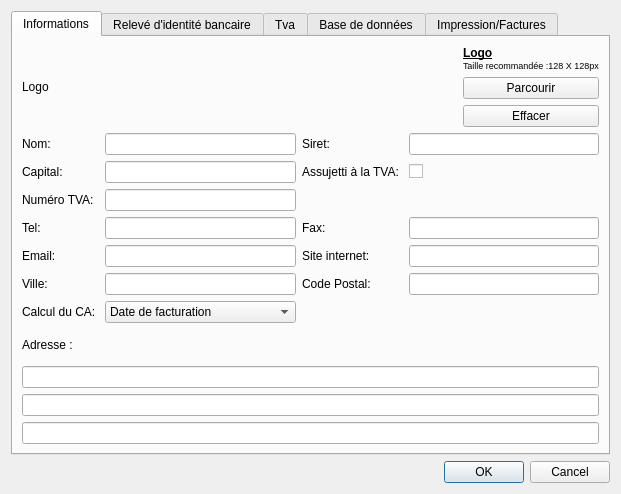
<?xml version="1.0" encoding="UTF-8"?>
<ui version="4.0">
 <class>DialogSettings</class>
 <widget class="QDialog" name="DialogSettings">
  <property name="geometry">
   <rect>
    <x>0</x>
    <y>0</y>
    <width>621</width>
    <height>494</height>
   </rect>
  </property>
  <property name="minimumSize">
   <size>
    <width>500</width>
    <height>0</height>
   </size>
  </property>
  <property name="windowTitle">
   <string>Configuration</string>
  </property>
  <property name="windowIcon">
   <iconset resource="../ressources.qrc">
    <normaloff>:/app/preference</normaloff>:/app/preference</iconset>
  </property>
  <layout class="QVBoxLayout" name="verticalLayout">
   <item>
    <layout class="QHBoxLayout" name="horizontalLayout">
     <item>
      <widget class="QTabWidget" name="tabWidget">
       <property name="currentIndex">
        <number>0</number>
       </property>
       <property name="iconSize">
        <size>
         <width>16</width>
         <height>24</height>
        </size>
       </property>
       <widget class="QWidget" name="tab_compagny">
        <attribute name="icon">
         <iconset resource="../ressources.qrc">
          <normaloff>:/app/compagny</normaloff>:/app/compagny</iconset>
        </attribute>
        <attribute name="title">
         <string>Informations</string>
        </attribute>
        <layout class="QHBoxLayout" name="horizontalLayout_2">
         <item>
          <layout class="QVBoxLayout" name="verticalLayout_4">
           <item>
            <layout class="QHBoxLayout" name="horizontalLayout_3">
             <item>
              <widget class="QLabel" name="label_logo">
               <property name="text">
                <string>Logo</string>
               </property>
              </widget>
             </item>
             <item>
              <spacer name="horizontalSpacer">
               <property name="orientation">
                <enum>Qt::Horizontal</enum>
               </property>
               <property name="sizeHint" stdset="0">
                <size>
                 <width>40</width>
                 <height>20</height>
                </size>
               </property>
              </spacer>
             </item>
             <item>
              <layout class="QVBoxLayout" name="verticalLayout_5">
               <item>
                <widget class="QLabel" name="label_15">
                 <property name="text">
                  <string>&lt;!DOCTYPE HTML PUBLIC &quot;-//W3C//DTD HTML 4.0//EN&quot; &quot;http://www.w3.org/TR/REC-html40/strict.dtd&quot;&gt;
&lt;html&gt;&lt;head&gt;&lt;meta name=&quot;qrichtext&quot; content=&quot;1&quot; /&gt;&lt;style type=&quot;text/css&quot;&gt;
p, li { white-space: pre-wrap; }
&lt;/style&gt;&lt;/head&gt;&lt;body style=&quot; font-family:'MS Shell Dlg 2'; font-size:8pt; font-weight:400; font-style:normal;&quot;&gt;
&lt;p style=&quot; margin-top:0px; margin-bottom:0px; margin-left:0px; margin-right:0px; -qt-block-indent:0; text-indent:0px;&quot;&gt;&lt;span style=&quot; font-family:'Ubuntu'; font-size:9pt; font-weight:600; text-decoration: underline;&quot;&gt;Logo&lt;/span&gt;&lt;/p&gt;
&lt;p style=&quot; margin-top:0px; margin-bottom:0px; margin-left:0px; margin-right:0px; -qt-block-indent:0; text-indent:0px;&quot;&gt;&lt;span style=&quot; font-family:'Ubuntu'; font-size:7pt;&quot;&gt;Taille recommandée :128 X 128px&lt;/span&gt;&lt;/p&gt;&lt;/body&gt;&lt;/html&gt;</string>
                 </property>
                </widget>
               </item>
               <item>
                <widget class="QPushButton" name="pushButton_Logo">
                 <property name="text">
                  <string>Parcourir</string>
                 </property>
                </widget>
               </item>
               <item>
                <widget class="QPushButton" name="pushButton_ClearImage">
                 <property name="text">
                  <string>Effacer</string>
                 </property>
                </widget>
               </item>
              </layout>
             </item>
            </layout>
           </item>
           <item>
            <layout class="QGridLayout" name="gridLayout_2" rowstretch="0,0,0,0,0,0,0">
             <item row="1" column="2">
              <widget class="QLabel" name="label_17">
               <property name="text">
                <string>Assujetti à la TVA: </string>
               </property>
              </widget>
             </item>
             <item row="0" column="0">
              <widget class="QLabel" name="label_7">
               <property name="text">
                <string>Nom: </string>
               </property>
              </widget>
             </item>
             <item row="1" column="3">
              <widget class="QCheckBox" name="checkBox_TAX">
               <property name="enabled">
                <bool>true</bool>
               </property>
               <property name="text">
                <string/>
               </property>
              </widget>
             </item>
             <item row="3" column="1">
              <widget class="QLineEdit" name="lineEdit_sPhone">
               <property name="maxLength">
                <number>24</number>
               </property>
               <property name="clearButtonEnabled">
                <bool>true</bool>
               </property>
              </widget>
             </item>
             <item row="0" column="2">
              <widget class="QLabel" name="label_6">
               <property name="text">
                <string>Siret: </string>
               </property>
              </widget>
             </item>
             <item row="0" column="1">
              <widget class="QLineEdit" name="lineEdit_sName">
               <property name="maxLength">
                <number>64</number>
               </property>
               <property name="clearButtonEnabled">
                <bool>true</bool>
               </property>
              </widget>
             </item>
             <item row="4" column="2">
              <widget class="QLabel" name="label_14">
               <property name="text">
                <string>Site internet: </string>
               </property>
              </widget>
             </item>
             <item row="1" column="0">
              <widget class="QLabel" name="label_16">
               <property name="text">
                <string>Capital: </string>
               </property>
              </widget>
             </item>
             <item row="0" column="3">
              <widget class="QLineEdit" name="lineEdit_sNum">
               <property name="maxLength">
                <number>64</number>
               </property>
               <property name="clearButtonEnabled">
                <bool>true</bool>
               </property>
              </widget>
             </item>
             <item row="1" column="1">
              <widget class="QLineEdit" name="lineEdit_sCapital">
               <property name="clearButtonEnabled">
                <bool>true</bool>
               </property>
              </widget>
             </item>
             <item row="3" column="0">
              <widget class="QLabel" name="label_9">
               <property name="text">
                <string>Tel: </string>
               </property>
              </widget>
             </item>
             <item row="3" column="2">
              <widget class="QLabel" name="label_12">
               <property name="text">
                <string>Fax: </string>
               </property>
              </widget>
             </item>
             <item row="4" column="0">
              <widget class="QLabel" name="label_13">
               <property name="text">
                <string>Email: </string>
               </property>
              </widget>
             </item>
             <item row="4" column="1">
              <widget class="QLineEdit" name="lineEdit_sEmail">
               <property name="maxLength">
                <number>128</number>
               </property>
               <property name="clearButtonEnabled">
                <bool>true</bool>
               </property>
              </widget>
             </item>
             <item row="5" column="0">
              <widget class="QLabel" name="label_8">
               <property name="text">
                <string>Ville: </string>
               </property>
              </widget>
             </item>
             <item row="4" column="3">
              <widget class="QLineEdit" name="lineEdit_sWebSite">
               <property name="maxLength">
                <number>256</number>
               </property>
               <property name="clearButtonEnabled">
                <bool>true</bool>
               </property>
              </widget>
             </item>
             <item row="5" column="1">
              <widget class="QLineEdit" name="lineEdit_sCity">
               <property name="maxLength">
                <number>64</number>
               </property>
               <property name="clearButtonEnabled">
                <bool>true</bool>
               </property>
              </widget>
             </item>
             <item row="5" column="3">
              <widget class="QLineEdit" name="lineEdit_sZipCode">
               <property name="maxLength">
                <number>10</number>
               </property>
               <property name="clearButtonEnabled">
                <bool>true</bool>
               </property>
              </widget>
             </item>
             <item row="6" column="0">
              <widget class="QLabel" name="label_27">
               <property name="text">
                <string>Calcul du CA: </string>
               </property>
              </widget>
             </item>
             <item row="6" column="1">
              <widget class="QComboBox" name="comboBox_CA">
               <item>
                <property name="text">
                 <string>Date de facturation</string>
                </property>
               </item>
               <item>
                <property name="text">
                 <string>Date du règlement</string>
                </property>
               </item>
              </widget>
             </item>
             <item row="5" column="2">
              <widget class="QLabel" name="label_11">
               <property name="text">
                <string>Code Postal: </string>
               </property>
              </widget>
             </item>
             <item row="3" column="3">
              <widget class="QLineEdit" name="lineEdit_sFax">
               <property name="maxLength">
                <number>24</number>
               </property>
               <property name="clearButtonEnabled">
                <bool>true</bool>
               </property>
              </widget>
             </item>
             <item row="2" column="1">
              <widget class="QLineEdit" name="lineEdit_numTVA">
               <property name="clearButtonEnabled">
                <bool>true</bool>
               </property>
              </widget>
             </item>
             <item row="2" column="0">
              <widget class="QLabel" name="label_28">
               <property name="text">
                <string>Numéro TVA:</string>
               </property>
              </widget>
             </item>
            </layout>
           </item>
           <item>
            <widget class="QLabel" name="label_10">
             <property name="text">
              <string>Adresse :</string>
             </property>
            </widget>
           </item>
           <item>
            <widget class="QLineEdit" name="lineEdit_sAdd1">
             <property name="maxLength">
              <number>128</number>
             </property>
             <property name="clearButtonEnabled">
              <bool>true</bool>
             </property>
            </widget>
           </item>
           <item>
            <widget class="QLineEdit" name="lineEdit_sAdd2">
             <property name="maxLength">
              <number>128</number>
             </property>
             <property name="clearButtonEnabled">
              <bool>true</bool>
             </property>
            </widget>
           </item>
           <item>
            <widget class="QLineEdit" name="lineEdit_sAdd3">
             <property name="maxLength">
              <number>128</number>
             </property>
             <property name="clearButtonEnabled">
              <bool>true</bool>
             </property>
            </widget>
           </item>
          </layout>
         </item>
        </layout>
       </widget>
       <widget class="QWidget" name="tab_bank">
        <attribute name="icon">
         <iconset resource="../ressources.qrc">
          <normaloff>:/app/revenue</normaloff>:/app/revenue</iconset>
        </attribute>
        <attribute name="title">
         <string>Relevé d'identité bancaire</string>
        </attribute>
        <layout class="QVBoxLayout" name="verticalLayout_7">
         <item>
          <layout class="QVBoxLayout" name="verticalLayout_6">
           <item>
            <layout class="QGridLayout" name="gridLayout_3">
             <item row="0" column="0">
              <widget class="QLabel" name="label_19">
               <property name="text">
                <string>Code Banque :</string>
               </property>
              </widget>
             </item>
             <item row="2" column="0">
              <widget class="QLabel" name="label_20">
               <property name="text">
                <string>Code Guichet :</string>
               </property>
              </widget>
             </item>
             <item row="2" column="1">
              <widget class="QLineEdit" name="lineEdit_codeGuichet">
               <property name="maxLength">
                <number>5</number>
               </property>
               <property name="alignment">
                <set>Qt::AlignCenter</set>
               </property>
               <property name="clearButtonEnabled">
                <bool>true</bool>
               </property>
              </widget>
             </item>
             <item row="1" column="0">
              <widget class="QLabel" name="label_21">
               <property name="text">
                <string>Numéro de compte :</string>
               </property>
              </widget>
             </item>
             <item row="0" column="1">
              <widget class="QLineEdit" name="lineEdit_codeBanque">
               <property name="maxLength">
                <number>5</number>
               </property>
               <property name="alignment">
                <set>Qt::AlignCenter</set>
               </property>
               <property name="clearButtonEnabled">
                <bool>true</bool>
               </property>
              </widget>
             </item>
             <item row="1" column="1">
              <widget class="QLineEdit" name="lineEdit_numCompte">
               <property name="maxLength">
                <number>11</number>
               </property>
               <property name="alignment">
                <set>Qt::AlignCenter</set>
               </property>
               <property name="clearButtonEnabled">
                <bool>true</bool>
               </property>
              </widget>
             </item>
             <item row="3" column="0">
              <widget class="QLabel" name="label_22">
               <property name="text">
                <string>Clé RIB :</string>
               </property>
              </widget>
             </item>
             <item row="3" column="1">
              <widget class="QLineEdit" name="lineEdit_keyRIB">
               <property name="maxLength">
                <number>2</number>
               </property>
               <property name="alignment">
                <set>Qt::AlignCenter</set>
               </property>
               <property name="clearButtonEnabled">
                <bool>true</bool>
               </property>
              </widget>
             </item>
             <item row="4" column="0">
              <widget class="QLabel" name="label_23">
               <property name="text">
                <string>Domiciliation :</string>
               </property>
              </widget>
             </item>
             <item row="4" column="1">
              <widget class="QLineEdit" name="lineEdit_Address">
               <property name="maxLength">
                <number>128</number>
               </property>
               <property name="clearButtonEnabled">
                <bool>true</bool>
               </property>
              </widget>
             </item>
            </layout>
           </item>
           <item>
            <layout class="QGridLayout" name="gridLayout_4">
             <item row="0" column="0">
              <widget class="QLabel" name="label_24">
               <property name="text">
                <string>IBAN :</string>
               </property>
              </widget>
             </item>
             <item row="1" column="0">
              <widget class="QLineEdit" name="lineEdit_IBAN1">
               <property name="maxLength">
                <number>4</number>
               </property>
               <property name="alignment">
                <set>Qt::AlignCenter</set>
               </property>
              </widget>
             </item>
             <item row="1" column="1">
              <widget class="QLineEdit" name="lineEdit_IBAN2">
               <property name="maxLength">
                <number>4</number>
               </property>
               <property name="alignment">
                <set>Qt::AlignCenter</set>
               </property>
              </widget>
             </item>
             <item row="1" column="2">
              <widget class="QLineEdit" name="lineEdit_IBAN3">
               <property name="maxLength">
                <number>4</number>
               </property>
               <property name="alignment">
                <set>Qt::AlignCenter</set>
               </property>
              </widget>
             </item>
             <item row="1" column="3">
              <widget class="QLineEdit" name="lineEdit_IBAN4">
               <property name="maxLength">
                <number>4</number>
               </property>
               <property name="alignment">
                <set>Qt::AlignCenter</set>
               </property>
              </widget>
             </item>
             <item row="1" column="5">
              <widget class="QLineEdit" name="lineEdit_IBAN6">
               <property name="maxLength">
                <number>4</number>
               </property>
               <property name="alignment">
                <set>Qt::AlignCenter</set>
               </property>
              </widget>
             </item>
             <item row="1" column="6">
              <widget class="QLineEdit" name="lineEdit_IBAN7">
               <property name="maxLength">
                <number>4</number>
               </property>
               <property name="alignment">
                <set>Qt::AlignCenter</set>
               </property>
              </widget>
             </item>
             <item row="1" column="4">
              <widget class="QLineEdit" name="lineEdit_IBAN5">
               <property name="maxLength">
                <number>4</number>
               </property>
               <property name="alignment">
                <set>Qt::AlignCenter</set>
               </property>
              </widget>
             </item>
             <item row="2" column="1">
              <widget class="QLineEdit" name="lineEdit_IBAN9">
               <property name="maxLength">
                <number>2</number>
               </property>
               <property name="alignment">
                <set>Qt::AlignCenter</set>
               </property>
              </widget>
             </item>
             <item row="2" column="0">
              <widget class="QLineEdit" name="lineEdit_IBAN8">
               <property name="maxLength">
                <number>4</number>
               </property>
               <property name="alignment">
                <set>Qt::AlignCenter</set>
               </property>
              </widget>
             </item>
            </layout>
           </item>
           <item>
            <layout class="QHBoxLayout" name="horizontalLayout_6">
             <item>
              <widget class="QLabel" name="label_25">
               <property name="text">
                <string>BIC :</string>
               </property>
              </widget>
             </item>
             <item>
              <widget class="QLineEdit" name="lineEdit_BIC">
               <property name="maxLength">
                <number>11</number>
               </property>
               <property name="alignment">
                <set>Qt::AlignCenter</set>
               </property>
               <property name="clearButtonEnabled">
                <bool>true</bool>
               </property>
              </widget>
             </item>
             <item>
              <spacer name="horizontalSpacer_4">
               <property name="orientation">
                <enum>Qt::Horizontal</enum>
               </property>
               <property name="sizeHint" stdset="0">
                <size>
                 <width>40</width>
                 <height>20</height>
                </size>
               </property>
              </spacer>
             </item>
            </layout>
           </item>
           <item>
            <spacer name="verticalSpacer_2">
             <property name="orientation">
              <enum>Qt::Vertical</enum>
             </property>
             <property name="sizeHint" stdset="0">
              <size>
               <width>20</width>
               <height>40</height>
              </size>
             </property>
            </spacer>
           </item>
          </layout>
         </item>
        </layout>
       </widget>
       <widget class="QWidget" name="tab_tax">
        <attribute name="title">
         <string>Tva</string>
        </attribute>
        <layout class="QVBoxLayout" name="verticalLayout_10">
         <item>
          <layout class="QVBoxLayout" name="verticalLayout_tax"/>
         </item>
        </layout>
       </widget>
       <widget class="QWidget" name="tab_Database">
        <attribute name="icon">
         <iconset resource="../ressources.qrc">
          <normaloff>:/app/database</normaloff>:/app/database</iconset>
        </attribute>
        <attribute name="title">
         <string>Base de données</string>
        </attribute>
        <layout class="QVBoxLayout" name="verticalLayout_3">
         <item>
          <layout class="QVBoxLayout" name="verticalLayout_2">
           <item>
            <layout class="QGridLayout" name="gridLayout">
             <item row="1" column="0">
              <widget class="QLabel" name="label">
               <property name="text">
                <string>Adresse : </string>
               </property>
              </widget>
             </item>
             <item row="1" column="1">
              <widget class="QLineEdit" name="lineEdit_hostName">
               <property name="clearButtonEnabled">
                <bool>true</bool>
               </property>
              </widget>
             </item>
             <item row="2" column="0">
              <widget class="QLabel" name="label_2">
               <property name="text">
                <string>Port : </string>
               </property>
              </widget>
             </item>
             <item row="2" column="1">
              <widget class="QLineEdit" name="lineEdit_port">
               <property name="clearButtonEnabled">
                <bool>true</bool>
               </property>
              </widget>
             </item>
             <item row="3" column="1">
              <widget class="QLineEdit" name="lineEdit_databaseName">
               <property name="clearButtonEnabled">
                <bool>true</bool>
               </property>
              </widget>
             </item>
             <item row="3" column="0">
              <widget class="QLabel" name="label_3">
               <property name="text">
                <string>Nom de la base : </string>
               </property>
              </widget>
             </item>
             <item row="4" column="0">
              <widget class="QLabel" name="label_4">
               <property name="text">
                <string>Identifiant : </string>
               </property>
              </widget>
             </item>
             <item row="4" column="1">
              <widget class="QLineEdit" name="lineEdit_login">
               <property name="clearButtonEnabled">
                <bool>true</bool>
               </property>
              </widget>
             </item>
             <item row="5" column="0">
              <widget class="QLabel" name="label_5">
               <property name="text">
                <string>Mot de pass : </string>
               </property>
              </widget>
             </item>
             <item row="5" column="1">
              <widget class="QLineEdit" name="lineEdit_password">
               <property name="echoMode">
                <enum>QLineEdit::Password</enum>
               </property>
               <property name="clearButtonEnabled">
                <bool>true</bool>
               </property>
              </widget>
             </item>
             <item row="3" column="2">
              <widget class="QToolButton" name="toolButton_BaseSelect">
               <property name="text">
                <string>...</string>
               </property>
              </widget>
             </item>
             <item row="0" column="0">
              <widget class="QLabel" name="label_26">
               <property name="text">
                <string>Base de données :</string>
               </property>
              </widget>
             </item>
             <item row="0" column="1">
              <widget class="QComboBox" name="comboBox_dbase"/>
             </item>
            </layout>
           </item>
           <item>
            <widget class="QLabel" name="label_db_info">
             <property name="font">
              <font>
               <weight>75</weight>
               <bold>true</bold>
              </font>
             </property>
             <property name="text">
              <string>Informations :</string>
             </property>
            </widget>
           </item>
           <item>
            <layout class="QHBoxLayout" name="horizontalLayout_4">
             <item>
              <widget class="QLabel" name="label_18">
               <property name="text">
                <string>Etat:</string>
               </property>
              </widget>
             </item>
             <item>
              <spacer name="horizontalSpacer_3">
               <property name="orientation">
                <enum>Qt::Horizontal</enum>
               </property>
               <property name="sizeType">
                <enum>QSizePolicy::Fixed</enum>
               </property>
               <property name="sizeHint" stdset="0">
                <size>
                 <width>60</width>
                 <height>20</height>
                </size>
               </property>
              </spacer>
             </item>
             <item>
              <widget class="QLabel" name="label_state">
               <property name="text">
                <string>...</string>
               </property>
              </widget>
             </item>
             <item>
              <spacer name="horizontalSpacer_2">
               <property name="orientation">
                <enum>Qt::Horizontal</enum>
               </property>
               <property name="sizeHint" stdset="0">
                <size>
                 <width>40</width>
                 <height>20</height>
                </size>
               </property>
              </spacer>
             </item>
             <item>
              <widget class="QPushButton" name="pushButton_connect">
               <property name="text">
                <string>Se connecter</string>
               </property>
              </widget>
             </item>
            </layout>
           </item>
           <item>
            <spacer name="verticalSpacer">
             <property name="orientation">
              <enum>Qt::Vertical</enum>
             </property>
             <property name="sizeHint" stdset="0">
              <size>
               <width>20</width>
               <height>40</height>
              </size>
             </property>
            </spacer>
           </item>
          </layout>
         </item>
        </layout>
       </widget>
       <widget class="QWidget" name="tab_printing">
        <attribute name="icon">
         <iconset resource="../ressources.qrc">
          <normaloff>:/app/print</normaloff>:/app/print</iconset>
        </attribute>
        <attribute name="title">
         <string>Impression/Factures</string>
        </attribute>
        <layout class="QVBoxLayout" name="verticalLayout_9">
         <item>
          <layout class="QVBoxLayout" name="verticalLayout_8">
           <item>
            <layout class="QGridLayout" name="gridLayout_5">
             <property name="sizeConstraint">
              <enum>QLayout::SetDefaultConstraint</enum>
             </property>
             <item row="0" column="1">
              <widget class="QFontComboBox" name="comboBox_printFont"/>
             </item>
             <item row="0" column="0">
              <widget class="QLabel" name="label_printFont">
               <property name="text">
                <string>Police d'impression :</string>
               </property>
               <property name="scaledContents">
                <bool>false</bool>
               </property>
              </widget>
             </item>
            </layout>
           </item>
           <item>
            <widget class="QLabel" name="label_LineFree">
             <property name="text">
              <string>&lt;html&gt;&lt;head/&gt;&lt;body&gt;&lt;p&gt;Lignes Libres du pied de page:&lt;/p&gt;&lt;/body&gt;&lt;/html&gt;</string>
             </property>
            </widget>
           </item>
           <item>
            <widget class="QLineEdit" name="lineEdit_print1">
             <property name="maxLength">
              <number>64</number>
             </property>
             <property name="clearButtonEnabled">
              <bool>true</bool>
             </property>
            </widget>
           </item>
           <item>
            <widget class="QLineEdit" name="lineEdit_print2">
             <property name="maxLength">
              <number>64</number>
             </property>
             <property name="clearButtonEnabled">
              <bool>true</bool>
             </property>
            </widget>
           </item>
           <item>
            <spacer name="verticalSpacer_3">
             <property name="orientation">
              <enum>Qt::Vertical</enum>
             </property>
             <property name="sizeHint" stdset="0">
              <size>
               <width>20</width>
               <height>40</height>
              </size>
             </property>
            </spacer>
           </item>
          </layout>
         </item>
        </layout>
       </widget>
      </widget>
     </item>
    </layout>
   </item>
   <item>
    <widget class="QDialogButtonBox" name="buttonBox">
     <property name="orientation">
      <enum>Qt::Horizontal</enum>
     </property>
     <property name="standardButtons">
      <set>QDialogButtonBox::Cancel|QDialogButtonBox::Ok</set>
     </property>
    </widget>
   </item>
  </layout>
 </widget>
 <tabstops>
  <tabstop>tabWidget</tabstop>
  <tabstop>pushButton_Logo</tabstop>
  <tabstop>pushButton_ClearImage</tabstop>
  <tabstop>lineEdit_sName</tabstop>
  <tabstop>lineEdit_sNum</tabstop>
  <tabstop>lineEdit_sCapital</tabstop>
  <tabstop>checkBox_TAX</tabstop>
  <tabstop>lineEdit_sPhone</tabstop>
  <tabstop>lineEdit_sFax</tabstop>
  <tabstop>lineEdit_sEmail</tabstop>
  <tabstop>lineEdit_sWebSite</tabstop>
  <tabstop>lineEdit_sCity</tabstop>
  <tabstop>lineEdit_sZipCode</tabstop>
  <tabstop>lineEdit_sAdd1</tabstop>
  <tabstop>lineEdit_sAdd2</tabstop>
  <tabstop>lineEdit_sAdd3</tabstop>
  <tabstop>lineEdit_codeBanque</tabstop>
  <tabstop>lineEdit_numCompte</tabstop>
  <tabstop>lineEdit_codeGuichet</tabstop>
  <tabstop>lineEdit_keyRIB</tabstop>
  <tabstop>lineEdit_Address</tabstop>
  <tabstop>lineEdit_IBAN1</tabstop>
  <tabstop>lineEdit_IBAN2</tabstop>
  <tabstop>lineEdit_IBAN3</tabstop>
  <tabstop>lineEdit_IBAN4</tabstop>
  <tabstop>lineEdit_IBAN5</tabstop>
  <tabstop>lineEdit_IBAN6</tabstop>
  <tabstop>lineEdit_IBAN7</tabstop>
  <tabstop>lineEdit_IBAN8</tabstop>
  <tabstop>lineEdit_IBAN9</tabstop>
  <tabstop>lineEdit_BIC</tabstop>
  <tabstop>comboBox_dbase</tabstop>
  <tabstop>lineEdit_hostName</tabstop>
  <tabstop>lineEdit_port</tabstop>
  <tabstop>lineEdit_databaseName</tabstop>
  <tabstop>toolButton_BaseSelect</tabstop>
  <tabstop>lineEdit_login</tabstop>
  <tabstop>lineEdit_password</tabstop>
  <tabstop>pushButton_connect</tabstop>
  <tabstop>buttonBox</tabstop>
 </tabstops>
 <resources>
  <include location="../ressources.qrc"/>
 </resources>
 <connections>
  <connection>
   <sender>buttonBox</sender>
   <signal>accepted()</signal>
   <receiver>DialogSettings</receiver>
   <slot>accept()</slot>
   <hints>
    <hint type="sourcelabel">
     <x>252</x>
     <y>476</y>
    </hint>
    <hint type="destinationlabel">
     <x>157</x>
     <y>274</y>
    </hint>
   </hints>
  </connection>
  <connection>
   <sender>buttonBox</sender>
   <signal>rejected()</signal>
   <receiver>DialogSettings</receiver>
   <slot>reject()</slot>
   <hints>
    <hint type="sourcelabel">
     <x>320</x>
     <y>476</y>
    </hint>
    <hint type="destinationlabel">
     <x>286</x>
     <y>274</y>
    </hint>
   </hints>
  </connection>
 </connections>
</ui>
